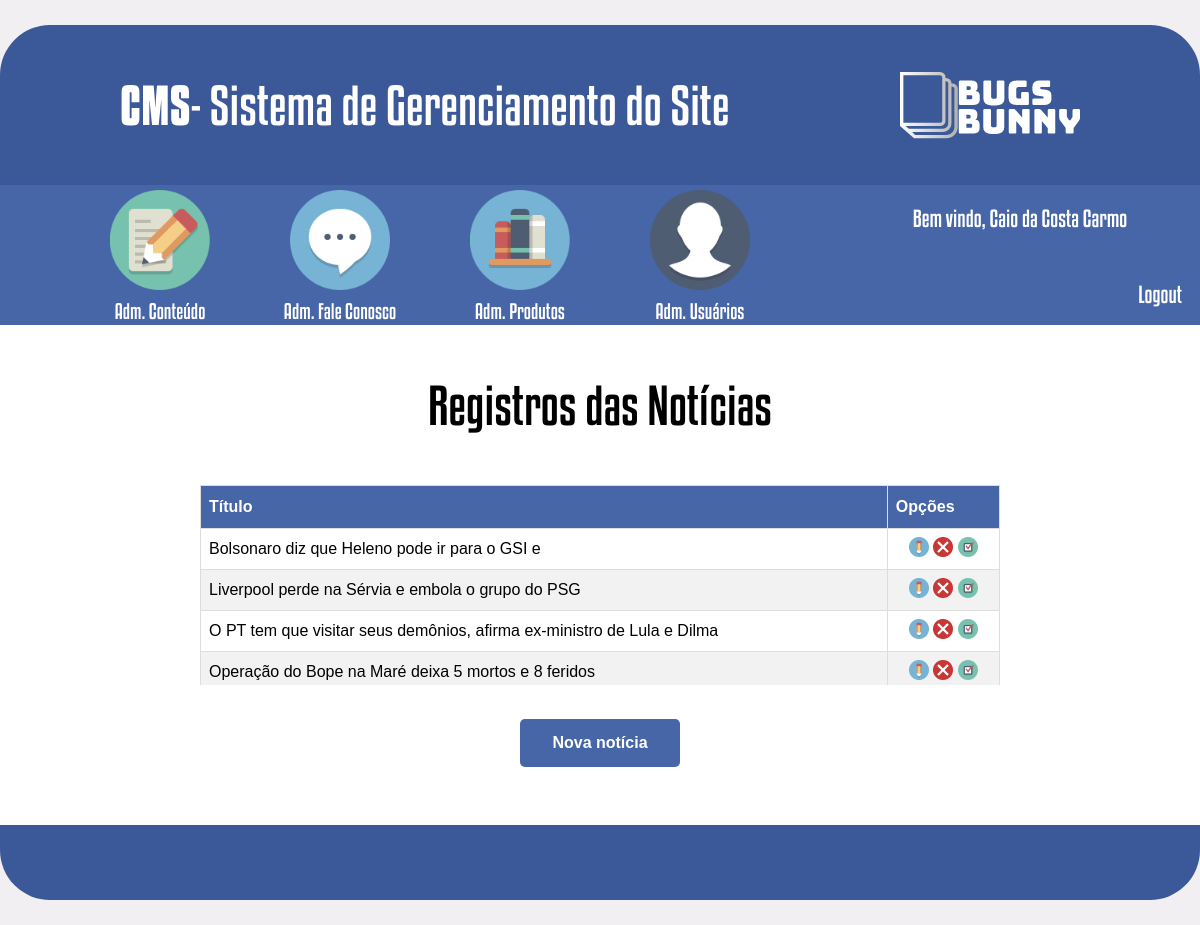
The page /cms/adm_noticias.php (signed in) on the database its author committed.
### tables this page shows
CREATE TABLE `tbl_usuario` (
  `idUsuario` int(11) NOT NULL AUTO_INCREMENT,
  `nome` varchar(100) NOT NULL,
  `login` varchar(45) NOT NULL,
  `senha` varchar(45) NOT NULL,
  `email` varchar(100) NOT NULL,
  `idNivel` int(11) NOT NULL,
  PRIMARY KEY (`idUsuario`),
  UNIQUE KEY `login_UNIQUE` (`login`),
  KEY `FK_tbl_usuario_tbl_nivel_usuario_idx` (`idNivel`),
  CONSTRAINT `FK_tbl_usuario_tbl_nivel_usuario` FOREIGN KEY (`idNivel`) REFERENCES `tbl_nivel_usuario` (`idnivel`)
);

CREATE TABLE `tbl_noticias` (
  `idNoticia` int(11) NOT NULL AUTO_INCREMENT,
  `titulo` varchar(255) NOT NULL,
  `foto` text NOT NULL,
  `status` int(11) NOT NULL,
  PRIMARY KEY (`idNoticia`)
);

### verificar_autenticacao.php (called while the page is built, shortened)
<?php
    function verificarAutentica(){
    $conexao = conexaoBD();
    if(isset($_SESSION['idUser'])){
        $idUser = $_SESSION['idUser'];
        $sql = "SELECT * FROM tbl_usuario WHERE idUsuario =".$idUser;
        $select  = mysqli_query($conexao, $sql);
        $rsUser = mysqli_fetch_array($select);
    }else
        header('location:../index.php');
        return $rsUser;
    }
?>

### cms/adm_noticias.php (the view, shortened to what this page needs)
<?php
require_once('../verificar_autenticacao.php');
require_once('itens_menu.php');
$rsUser = verificarAutentica();
$conexao = conexaoBD();
?>
<!DOCTYPE html>
<html>
<head>
    <link rel="stylesheet" type="text/css" href="css/style.css">
</head>
<body>
    <header>
        <div id="caixa_cabecalho">
            <div id="titulo_pagina">
                <span id="negrito">CMS</span> - Sistema de Gerenciamento do Site
            </div>
            <div id="logo_pagina"></div>
        </div>
        <div id="caixa_menu">
            <nav id="menu_principal">
            </nav>
            <div id="area_logout">
                <div id="boas_vindas">Bem vindo,
                    <?= $rsUser['nome'] ?>
                </div>
                <div id="logout"><a href="index.php?logout">Logout</a></div>
            </div>
        </div>
    </header>
    <div id="principal_adm_noticias">
        <div id="titulo_adm_noticias">
            Registros das Notícias
        </div>
        <div id="registros_adm_noticias">
            <table id="tabela">
                <thead>
                    <tr>
                        <th>Título</th>
                        <th>Opções</th>
                    </tr>
                </thead>
                <tbody>
                    <?php
                    $sql = "SELECT * FROM tbl_noticias";
                    $select  = mysqli_query($conexao, $sql);
                    while($rsNoticias = mysqli_fetch_array($select)){
                        ?>
                        <tr>
                            <td>
                                <?= $rsNoticias['titulo'] ?>
                            </td>
                            <td id="td_imagens">
                                <a href="formulario_noticias.php?id=<?= $rsNoticias['idNoticia'] ?>">
                                    <img src="imagens/editar.png" title="Editar">
                                </a>
                                <a href="adm_noticias.php?modo=excluir&id=<?= $rsNoticias['idNoticia'] ?>">
                                    <img src="imagens/deletar.png" title="Excluir">
                                </a>
                                <?php
                                $status = $rsNoticias['status'];
                                if($status == 0){
                                    ?>
                                    <a href="adm_noticias.php?status=<?= $rsNoticias['status'] ?>&id=<?= $rsNoticias['idNoticia'] ?>">
                                        <img src="imagens/ativado.png" title="Desativar">
                                    </a>
                                <?php } else { ?>
                                    <a href="adm_noticias.php?status=<?= $rsNoticias['status'] ?>&id=<?= $rsNoticias['idNoticia'] ?>">
                                        <img src="imagens/desativado.png" title="Ativar">
                                    </a>
                                <?php } ?>
                            </td>
                        </tr>
                    <?php } ?>
                    </table>
                </div>
                <div id="area_botao">
                    <form>
                        <a href="formulario_noticias.php">
                            <input type="button" value="Nova notícia" class="button">
                        </a>
                    </form>
                </div>
            </div>
            <footer></footer>
        </body>
        </html>

### cms/css/style.css (style rules this page uses)
body { margin: 0px; padding: 0px; background-color: #f2eff2; }
#tabela { font-family: "Trebuchet MS", Arial, Helvetica, sans-serif; border-collapse: collapse; width: 100%; }
#tabela td, #tabela thead th { border: 1px solid #ddd; padding: 8px; }
#tabela tbody tr:nth-child(even) { background-color: #f2f2f2; }
#tabela thead tr th { padding-top: 12px; padding-bottom: 12px; text-align: left; background-color: #4666a8; color: white; }
#td_imagens { text-align: center; }
#area_botao { width: 500px; margin-left: auto; margin-right: auto; height: auto; text-align: center; }
.button { background-color: #4666a8; border: none; color: white; padding: 15px 32px; text-align: center; text-decoration: none; display: inline-block; font-size: 16px; margin: 4px 2px; cursor: pointer; font-weight: bold; transition-duration: 0.4s; border-radius: 5px; }
a { color: inherit; text-decoration: none; }
header { width: 1200px; height: 300px; margin-top: 25px; background-color: #3b5998; margin-left: auto; margin-right: auto; border-top-left-radius: 50px; border-top-right-radius: 50px; }
#caixa_cabecalho { width: 100%; height: 160px; }
#caixa_menu { width: 100%; height: 140px; background-color: #4666a8; }
#titulo_pagina { width: 55%; height: 160px; float: left; font-family: font-kenyan; font-size: 50px; display: flex; align-items: center; padding-left: 10%; color: #fff; }
#negrito { font-family: font-kenyan-negrito; }
#logo_pagina { width: 35%; height: 160px; background-image: url(../imagens/logo.png); background-repeat: no-repeat; background-position: center; float: left; }
#menu_principal { width: 65%; height: 140px; margin-left: 5%; text-align: center; float: left; }
#area_logout { width: 30%; height: 140px; float: left; color: #fff; }
#boas_vindas { width: 100%; margin-top: 20px; font-family: font-kenyan; font-size: 22px; text-align: center; }
#logout { width: 95%; margin-top: 50px; font-family: font-kenyan; font-size: 22px; text-align: right; padding-right: 5%; }
#principal_adm_noticias { width: 1200px; height: 450px; margin-left: auto; margin-right: auto; background-color: #fff; padding-top: 50px; }
#titulo_adm_noticias { width: 1200px; font-family: font-kenyan; font-size: 50px; text-align: center; }
#registros_adm_noticias { width: 800px; margin-top: 50px; margin-left: auto; margin-right: auto; max-height: 200px; overflow: auto; margin-bottom: 30px; }
footer { width: 1200px; height: 75px; margin-left: auto; margin-right: auto; border-bottom-left-radius: 50px; border-bottom-right-radius: 50px; background-color: #3b5998; margin-bottom: 25px; }

### rows shown on the page
tbl_usuario: nome "Caio da Costa Carmo"
tbl_noticias: titulo "Bolsonaro diz que Heleno pode ir para o GSI e", status 0 (drawn)
tbl_noticias: titulo "Liverpool perde na Sérvia e embola o grupo do PSG", status 0 (drawn)
tbl_noticias: titulo "O PT tem que visitar seus demônios, afirma ex-ministro de Lula e Dilma", status 0 (drawn)
tbl_noticias: titulo "Operação do Bope na Maré deixa 5 mortos e 8 feridos", status 0 (drawn)
